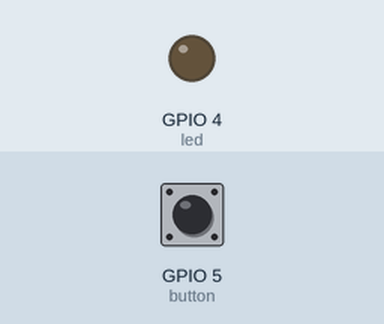
A program run on a simulated ESP8266 board running MicroPython. On the bench: output pins drawn as LEDs (lit = HIGH). Inputs (shaded band) come from the test bench; at power-on: GPIO 5 (button) HIGH.

Above: at 1.2 s.
1.3 s: GPIO 5 (button) pulled LOW for 0.15 s
At 2.2 s:
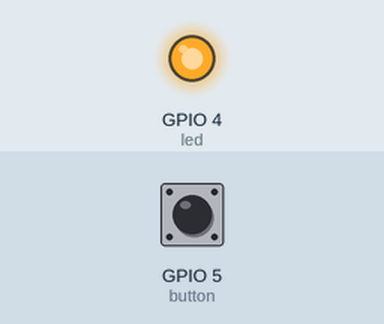
2.9 s: GPIO 5 (button) pulled LOW for 1 s
At 3.4 s:
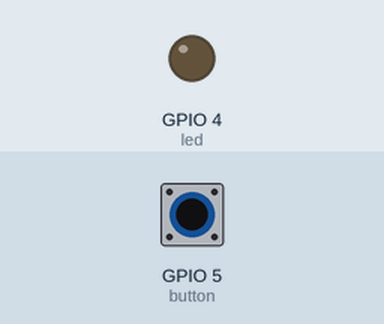
5.4 s: GPIO 5 (button) pulled LOW for 3.2 s
At 6.5 s:
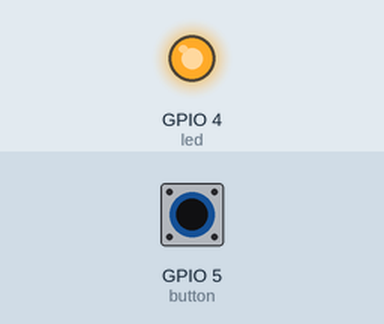
Timing chart, 0 to 8.4 s (numbered marks = the images above; inputs shaded):
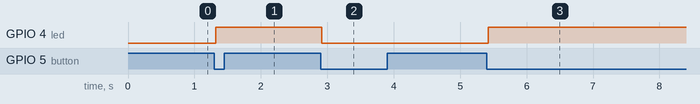

Measured:
- after the input at 1.3 s, GPIO 4 (led): LOW → HIGH at once
- after the input at 2.9 s, GPIO 4 (led): HIGH → LOW at once
- after the input at 5.4 s, GPIO 4 (led): LOW → HIGH at once

The program:

TableLamp.py
```python
import time
from machine import Pin

led = Pin(4, Pin.OUT)
button = Pin(5, Pin.IN, Pin.PULL_UP)

def reverseGPIO():
    if led.value():
        led.value(0)
    else:
        led.value(1)

while True:
  if not button.value():
      time.sleep_ms(20)
      if not button.value():
          reverseGPIO()
          while not button.value():
              time.sleep_ms(20)
```
